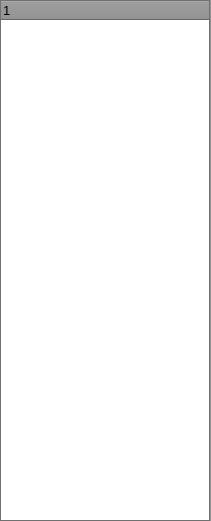
<?xml version="1.0" encoding="UTF-8"?>
<ui version="4.0">
 <class>QLeftClass</class>
 <widget class="QWidget" name="QLeftClass">
  <property name="geometry">
   <rect>
    <x>0</x>
    <y>0</y>
    <width>211</width>
    <height>521</height>
   </rect>
  </property>
  <property name="palette">
   <palette>
    <active>
     <colorrole role="WindowText">
      <brush brushstyle="SolidPattern">
       <color alpha="255">
        <red>0</red>
        <green>0</green>
        <blue>0</blue>
       </color>
      </brush>
     </colorrole>
     <colorrole role="Button">
      <brush brushstyle="SolidPattern">
       <color alpha="255">
        <red>145</red>
        <green>145</green>
        <blue>145</blue>
       </color>
      </brush>
     </colorrole>
     <colorrole role="Light">
      <brush brushstyle="SolidPattern">
       <color alpha="255">
        <red>218</red>
        <green>218</green>
        <blue>218</blue>
       </color>
      </brush>
     </colorrole>
     <colorrole role="Midlight">
      <brush brushstyle="SolidPattern">
       <color alpha="255">
        <red>181</red>
        <green>181</green>
        <blue>181</blue>
       </color>
      </brush>
     </colorrole>
     <colorrole role="Dark">
      <brush brushstyle="SolidPattern">
       <color alpha="255">
        <red>72</red>
        <green>72</green>
        <blue>72</blue>
       </color>
      </brush>
     </colorrole>
     <colorrole role="Mid">
      <brush brushstyle="SolidPattern">
       <color alpha="255">
        <red>97</red>
        <green>97</green>
        <blue>97</blue>
       </color>
      </brush>
     </colorrole>
     <colorrole role="Text">
      <brush brushstyle="SolidPattern">
       <color alpha="255">
        <red>0</red>
        <green>0</green>
        <blue>0</blue>
       </color>
      </brush>
     </colorrole>
     <colorrole role="BrightText">
      <brush brushstyle="SolidPattern">
       <color alpha="255">
        <red>255</red>
        <green>255</green>
        <blue>255</blue>
       </color>
      </brush>
     </colorrole>
     <colorrole role="ButtonText">
      <brush brushstyle="SolidPattern">
       <color alpha="255">
        <red>0</red>
        <green>0</green>
        <blue>0</blue>
       </color>
      </brush>
     </colorrole>
     <colorrole role="Base">
      <brush brushstyle="SolidPattern">
       <color alpha="255">
        <red>255</red>
        <green>255</green>
        <blue>255</blue>
       </color>
      </brush>
     </colorrole>
     <colorrole role="Window">
      <brush brushstyle="SolidPattern">
       <color alpha="255">
        <red>145</red>
        <green>145</green>
        <blue>145</blue>
       </color>
      </brush>
     </colorrole>
     <colorrole role="Shadow">
      <brush brushstyle="SolidPattern">
       <color alpha="255">
        <red>0</red>
        <green>0</green>
        <blue>0</blue>
       </color>
      </brush>
     </colorrole>
     <colorrole role="AlternateBase">
      <brush brushstyle="SolidPattern">
       <color alpha="255">
        <red>200</red>
        <green>200</green>
        <blue>200</blue>
       </color>
      </brush>
     </colorrole>
     <colorrole role="PlaceholderText">
      <brush brushstyle="NoBrush">
       <color alpha="128">
        <red>0</red>
        <green>0</green>
        <blue>0</blue>
       </color>
      </brush>
     </colorrole>
    </active>
    <inactive>
     <colorrole role="WindowText">
      <brush brushstyle="SolidPattern">
       <color alpha="255">
        <red>0</red>
        <green>0</green>
        <blue>0</blue>
       </color>
      </brush>
     </colorrole>
     <colorrole role="Button">
      <brush brushstyle="SolidPattern">
       <color alpha="255">
        <red>145</red>
        <green>145</green>
        <blue>145</blue>
       </color>
      </brush>
     </colorrole>
     <colorrole role="Light">
      <brush brushstyle="SolidPattern">
       <color alpha="255">
        <red>218</red>
        <green>218</green>
        <blue>218</blue>
       </color>
      </brush>
     </colorrole>
     <colorrole role="Midlight">
      <brush brushstyle="SolidPattern">
       <color alpha="255">
        <red>181</red>
        <green>181</green>
        <blue>181</blue>
       </color>
      </brush>
     </colorrole>
     <colorrole role="Dark">
      <brush brushstyle="SolidPattern">
       <color alpha="255">
        <red>72</red>
        <green>72</green>
        <blue>72</blue>
       </color>
      </brush>
     </colorrole>
     <colorrole role="Mid">
      <brush brushstyle="SolidPattern">
       <color alpha="255">
        <red>97</red>
        <green>97</green>
        <blue>97</blue>
       </color>
      </brush>
     </colorrole>
     <colorrole role="Text">
      <brush brushstyle="SolidPattern">
       <color alpha="255">
        <red>0</red>
        <green>0</green>
        <blue>0</blue>
       </color>
      </brush>
     </colorrole>
     <colorrole role="BrightText">
      <brush brushstyle="SolidPattern">
       <color alpha="255">
        <red>255</red>
        <green>255</green>
        <blue>255</blue>
       </color>
      </brush>
     </colorrole>
     <colorrole role="ButtonText">
      <brush brushstyle="SolidPattern">
       <color alpha="255">
        <red>0</red>
        <green>0</green>
        <blue>0</blue>
       </color>
      </brush>
     </colorrole>
     <colorrole role="Base">
      <brush brushstyle="SolidPattern">
       <color alpha="255">
        <red>255</red>
        <green>255</green>
        <blue>255</blue>
       </color>
      </brush>
     </colorrole>
     <colorrole role="Window">
      <brush brushstyle="SolidPattern">
       <color alpha="255">
        <red>145</red>
        <green>145</green>
        <blue>145</blue>
       </color>
      </brush>
     </colorrole>
     <colorrole role="Shadow">
      <brush brushstyle="SolidPattern">
       <color alpha="255">
        <red>0</red>
        <green>0</green>
        <blue>0</blue>
       </color>
      </brush>
     </colorrole>
     <colorrole role="AlternateBase">
      <brush brushstyle="SolidPattern">
       <color alpha="255">
        <red>200</red>
        <green>200</green>
        <blue>200</blue>
       </color>
      </brush>
     </colorrole>
     <colorrole role="PlaceholderText">
      <brush brushstyle="NoBrush">
       <color alpha="128">
        <red>0</red>
        <green>0</green>
        <blue>0</blue>
       </color>
      </brush>
     </colorrole>
    </inactive>
    <disabled>
     <colorrole role="WindowText">
      <brush brushstyle="SolidPattern">
       <color alpha="255">
        <red>72</red>
        <green>72</green>
        <blue>72</blue>
       </color>
      </brush>
     </colorrole>
     <colorrole role="Button">
      <brush brushstyle="SolidPattern">
       <color alpha="255">
        <red>145</red>
        <green>145</green>
        <blue>145</blue>
       </color>
      </brush>
     </colorrole>
     <colorrole role="Light">
      <brush brushstyle="SolidPattern">
       <color alpha="255">
        <red>218</red>
        <green>218</green>
        <blue>218</blue>
       </color>
      </brush>
     </colorrole>
     <colorrole role="Midlight">
      <brush brushstyle="SolidPattern">
       <color alpha="255">
        <red>181</red>
        <green>181</green>
        <blue>181</blue>
       </color>
      </brush>
     </colorrole>
     <colorrole role="Dark">
      <brush brushstyle="SolidPattern">
       <color alpha="255">
        <red>72</red>
        <green>72</green>
        <blue>72</blue>
       </color>
      </brush>
     </colorrole>
     <colorrole role="Mid">
      <brush brushstyle="SolidPattern">
       <color alpha="255">
        <red>97</red>
        <green>97</green>
        <blue>97</blue>
       </color>
      </brush>
     </colorrole>
     <colorrole role="Text">
      <brush brushstyle="SolidPattern">
       <color alpha="255">
        <red>72</red>
        <green>72</green>
        <blue>72</blue>
       </color>
      </brush>
     </colorrole>
     <colorrole role="BrightText">
      <brush brushstyle="SolidPattern">
       <color alpha="255">
        <red>255</red>
        <green>255</green>
        <blue>255</blue>
       </color>
      </brush>
     </colorrole>
     <colorrole role="ButtonText">
      <brush brushstyle="SolidPattern">
       <color alpha="255">
        <red>72</red>
        <green>72</green>
        <blue>72</blue>
       </color>
      </brush>
     </colorrole>
     <colorrole role="Base">
      <brush brushstyle="SolidPattern">
       <color alpha="255">
        <red>145</red>
        <green>145</green>
        <blue>145</blue>
       </color>
      </brush>
     </colorrole>
     <colorrole role="Window">
      <brush brushstyle="SolidPattern">
       <color alpha="255">
        <red>145</red>
        <green>145</green>
        <blue>145</blue>
       </color>
      </brush>
     </colorrole>
     <colorrole role="Shadow">
      <brush brushstyle="SolidPattern">
       <color alpha="255">
        <red>0</red>
        <green>0</green>
        <blue>0</blue>
       </color>
      </brush>
     </colorrole>
     <colorrole role="AlternateBase">
      <brush brushstyle="SolidPattern">
       <color alpha="255">
        <red>145</red>
        <green>145</green>
        <blue>145</blue>
       </color>
      </brush>
     </colorrole>
     <colorrole role="PlaceholderText">
      <brush brushstyle="NoBrush">
       <color alpha="128">
        <red>0</red>
        <green>0</green>
        <blue>0</blue>
       </color>
      </brush>
     </colorrole>
    </disabled>
   </palette>
  </property>
  <property name="font">
   <font>
    <pointsize>10</pointsize>
   </font>
  </property>
  <property name="windowTitle">
   <string>QLeft</string>
  </property>
  <widget class="QTreeWidget" name="treeWidget">
   <property name="geometry">
    <rect>
     <x>0</x>
     <y>0</y>
     <width>210</width>
     <height>521</height>
    </rect>
   </property>
   <property name="font">
    <font>
     <pointsize>10</pointsize>
    </font>
   </property>
   <column>
    <property name="text">
     <string notr="true">1</string>
    </property>
   </column>
  </widget>
 </widget>
 <layoutdefault spacing="6" margin="11"/>
 <resources/>
 <connections/>
</ui>
